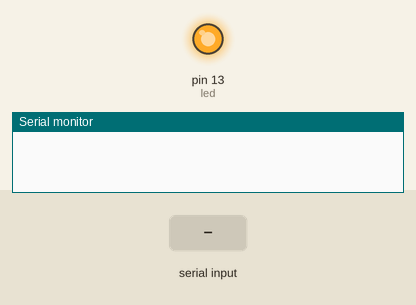
This sketch was run on a simulated Arduino Uno, built with avr-gcc and run on an emulated ATmega328P. Shown: output pins drawn as LEDs (lit = HIGH), the last lines printed to the serial monitor. The test bench sets the inputs (shaded band).

Above: at 1.2 s.
1.3 s: "s" received over Serial
At 3.3 s:
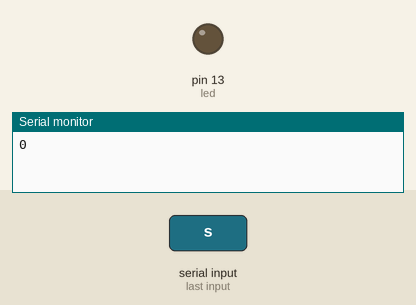
3.8 s: "s90\n" received over Serial
At 4.5 s:
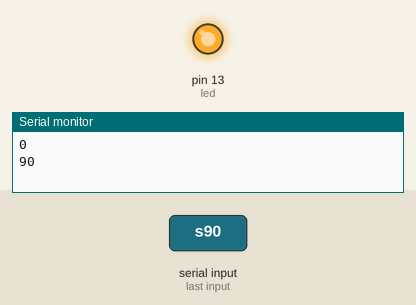
Timing chart, 0 to 6.8 s (numbered marks = the images above; inputs shaded):
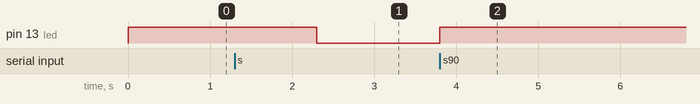

Measured:
- after the input at 1.3 s, pin 13 (led): HIGH → LOW after 1.0 s
- after the input at 3.8 s, pin 13 (led): LOW → HIGH at once

The sketch:

practice.ino
```cpp
int led = 13;
int state;

void setup() {
  pinMode(led, OUTPUT);
  Serial.begin(19200);
  digitalWrite(led, HIGH);
}

void loop() {
  if (Serial.available() > 0) {
    if (Serial.peek() == 's') {
      state = Serial.parseInt();
      digitalWrite(led, state);
      Serial.println(state);
    }

    //if there are more characters, i.e. bytes in the input then it will clear the stream by taking all bytes one at a time
    while (Serial.available() > 0) {
      Serial.read();
    }
  }
}

//note: parseInt picks a long int from the buffer
//Characters that are not integers (or the minus sign) are skipped.
//hence this will work s1dsfdskjfdskj, but this wont s1564564
//note: buffer is 64 bytes long, limit your input accordingly
//input: sdfgf1kjnsbfg gives on and off - because if no digit is found it returns 0 by default
//Parsing stops when no characters have been read for a configurable time-out value, or a non-digit is read ?

/*Syntax
Serial.parseInt() or
Serial.parseInt(char skipChar)*/
```
